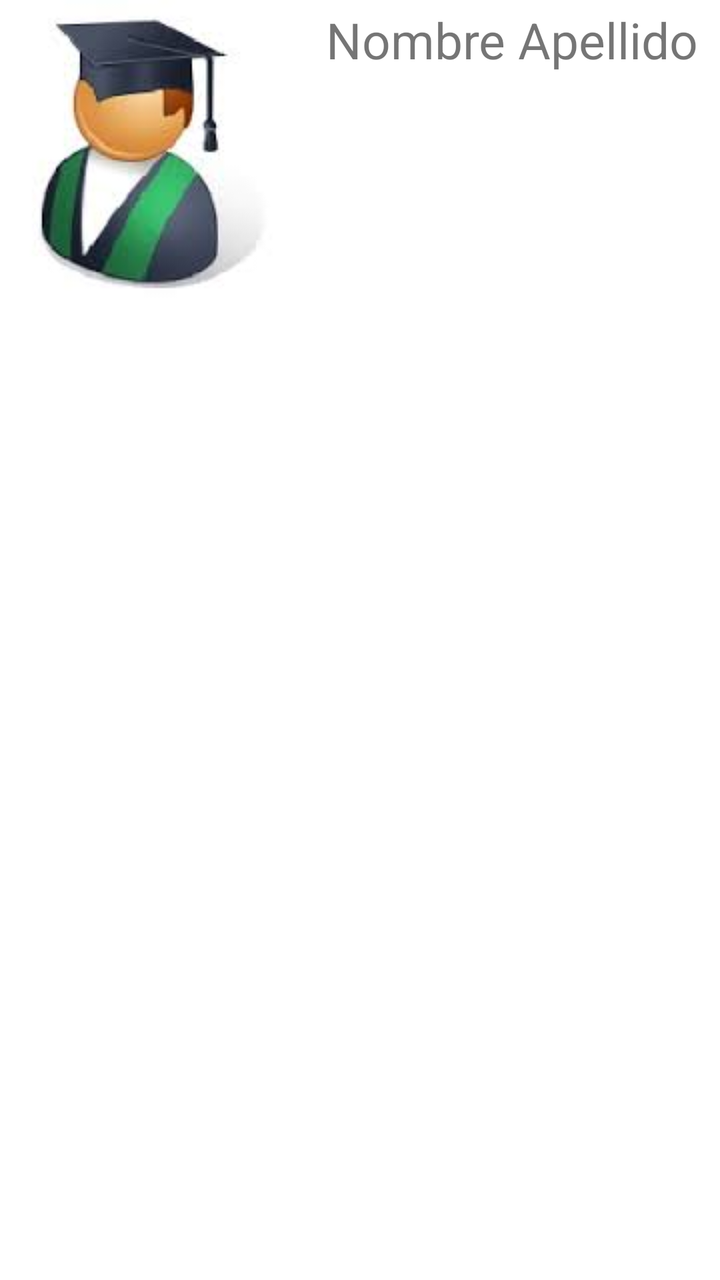
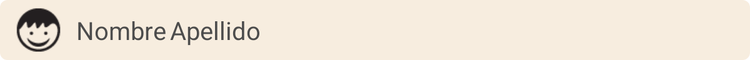

An Android layout and its configuration variant, each rendered on a device that would load it. The default file and the variant file are quoted in full after the pictures.
<!-- AndroidManifest.xml: fallback theme Theme.MaterialComponents.DayNight.NoActionBar -->
<!-- res/layout/alumno_row.xml -->
<LinearLayout xmlns:android="http://schemas.android.com/apk/res/android"
    android:layout_width="match_parent"
    android:layout_height="match_parent" >
    <ImageView 
        android:id="@+id/imgViewAlumno"
        android:layout_width="wrap_content"
        android:layout_height="wrap_content"
        android:contentDescription="@string/imgAlumno"
        android:src="@drawable/alumno"/>
    <LinearLayout 
        android:layout_width="wrap_content"
        android:layout_height="wrap_content">
        <TextView 
        android:id="@+id/lblAlumnoNombre"
        android:layout_height="wrap_content"
        android:layout_width="wrap_content"
        android:padding="3dp"
        android:text="@string/nombreRow"
        android:textSize="25sp"/>
    <TextView 
        android:id="@+id/lblAlumnoApellido"
        android:layout_height="wrap_content"
        android:layout_width="wrap_content"
        android:padding="3sp"
        android:text="@string/apellidoRow"
        android:textSize="25sp"/>
        
    </LinearLayout>
    
</LinearLayout>
<!-- resources referenced by this layout -->
<resources>
  <!-- drawable alumno: png bitmap (drawable, 3002 bytes) -->
  <string name="apellidoRow">Apellido</string>
  <string name="imgAlumno">Icono del Alumno</string>
  <string name="nombreRow">Nombre</string>
</resources>
<!-- res/layout-sw600dp/alumno_row.xml (the repository's variant of the layout above) -->
<!-- drawn on a 7-inch tablet held upright -->
<RelativeLayout xmlns:android="http://schemas.android.com/apk/res/android"
    android:layout_width="match_parent"
    android:layout_height="48dp"
    android:background="@drawable/shape_alumno_row" >
    <ImageView 
        android:id="@+id/imgViewAlumno"
        android:layout_width="wrap_content"
        android:layout_height="wrap_content"
        android:layout_centerVertical="true"
        android:contentDescription="@string/imgAlumno"
        android:src="@drawable/ic_alumno"/>
   
        <TextView 
        android:id="@+id/lblAlumnoNombre"
        android:layout_height="wrap_content"
        android:layout_width="wrap_content"
        android:layout_toRightOf="@id/imgViewAlumno"
        android:layout_marginLeft="3dp"
        android:layout_centerVertical="true"
        android:text="@string/nombreRow"
        android:textSize="20sp"
        android:textColor="#4C4C4C"/>
        
        
  
    <TextView 
        android:id="@+id/lblAlumnoApellido"
        android:layout_height="wrap_content"
        android:layout_width="wrap_content"
        android:layout_toRightOf="@id/lblAlumnoNombre"
        android:layout_marginLeft="3dp"
        android:layout_centerVertical="true"
        android:text="@string/apellidoRow"
        android:textSize="20sp"
        android:textColor="#4C4C4C"/>
        

    
</RelativeLayout>
<!-- resources referenced by the variant -->
<!-- as a 7-inch tablet held upright resolves them -->
<resources>
  <!-- drawable ic_alumno: png bitmap (drawable, 1127 bytes) -->
  <!-- drawable shape_alumno_row (drawable) -->
  <?xml version="1.0" encoding="utf-8"?>
  <shape xmlns:android="http://schemas.android.com/apk/res/android" >
  
      <solid android:color="#F7EDDF" />
  	
  	<corners android:radius="6dp" />
  
      <padding
          android:bottom="2dp"
          android:left="2dp"
          android:right="2dp"
          android:top="2dp" />
  
  </shape>
  <string name="apellidoRow">Apellido</string>
  <string name="imgAlumno">Icono del Alumno</string>
  <string name="nombreRow">Nombre</string>
</resources>
